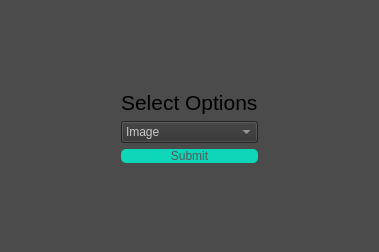
<?xml version="1.0" encoding="UTF-8"?>
<ui version="4.0">
 <class>form_start</class>
 <widget class="QWidget" name="form_start">
  <property name="geometry">
   <rect>
    <x>0</x>
    <y>0</y>
    <width>379</width>
    <height>252</height>
   </rect>
  </property>
  <property name="windowTitle">
   <string>Select Ooption</string>
  </property>
  <property name="styleSheet">
   <string notr="true">QWidget{
background-color: rgb(75, 75, 75);
}
QComboBox{
background-color:rgb(50,50,50);
color:rgb(200,200,200)
}
QTreeView{
background-color:rgb(50,50,50);
border:1px solid rgb(25,25,25);
color:rgb(200,200,200)
}
QListView{
background-color:rgb(50,50,50);
border:1px solid rgb(25,25,25);
color:rgb(200,200,200)
}
QLineEdit{
color:rgb(200,200,200);
border:1px solid rgb(120,120,120);
background:rgb(50,50,50);
}
QPushButton {
  padding: 0px 8px;
  text-align: center;
  text-decoration: none;
  outline: none;
  color: rgb(86,86,86);
  background-color: rgb(14,215,185);
  border: none;
  border-radius: 5px;
}

QPushButton:hover {background-color:  rgb(0,172,142);}

QPushButton:hover:pressed {
  background-color: rgb(30,152,122);
}
QScrollBar:vertical {
	border:0px solid;
    background: rgb(50,50,50);
    width: 30px;
}
QScrollBar:horizontal {
	border:0px solid;
    background: rgb(50,50,50);
    height: 30px;
}
QScrollBar::handle:vertical {
    background: rgb(80,80,80);
	width:10px;
	margin:10px;
	border-radius:5px;
	min-height:30px;
}
QScrollBar::handle:horizontal {
    background: rgb(80,80,80);
	height:10px;
	margin:10px;
	border-radius:5px;
	min-width:30px;
}
QScrollBar::add-page, QScrollBar::sub-page{
background:none;
}
QScrollBar::add-page:vertical{
width:0px;
}
QScrollBar::sub-page:vertical{
width:0px;
}
QScrollBar::add-line:vertical {
width: 0px;
}
QScrollBar::sub-line:vertical {
width: 0px;
}
QScrollBar::add-page:horizontal{
height:0px;
}
QScrollBar::sub-page:horizontal{
height:0px;
}
QScrollBar::add-line:horizontal {
height: 0px;
}
QScrollBar::sub-line:horizontal {
height: 0px;
}
QScrollBar::left-arrow:horizontal, QScrollBar::right-arrow:horizontal {
    width:0px;
 }
QScrollBar::up-arrow:vertical, QScrollBar::down-arrow:vertical{
	height:0px;
}</string>
  </property>
  <layout class="QGridLayout" name="gridLayout">
   <item row="1" column="0">
    <spacer name="horizontalSpacer">
     <property name="orientation">
      <enum>Qt::Horizontal</enum>
     </property>
     <property name="sizeHint" stdset="0">
      <size>
       <width>103</width>
       <height>20</height>
      </size>
     </property>
    </spacer>
   </item>
   <item row="1" column="1" colspan="2">
    <layout class="QVBoxLayout" name="verticalLayout">
     <item>
      <widget class="QLabel" name="label">
       <property name="font">
        <font>
         <pointsize>16</pointsize>
        </font>
       </property>
       <property name="text">
        <string>Select Options</string>
       </property>
      </widget>
     </item>
     <item>
      <widget class="QComboBox" name="cbb_option">
       <item>
        <property name="text">
         <string>Image</string>
        </property>
       </item>
       <item>
        <property name="text">
         <string>Video</string>
        </property>
       </item>
      </widget>
     </item>
     <item>
      <widget class="QPushButton" name="btn_submit">
       <property name="text">
        <string>Submit</string>
       </property>
      </widget>
     </item>
    </layout>
   </item>
   <item row="1" column="3">
    <spacer name="horizontalSpacer_2">
     <property name="orientation">
      <enum>Qt::Horizontal</enum>
     </property>
     <property name="sizeHint" stdset="0">
      <size>
       <width>104</width>
       <height>20</height>
      </size>
     </property>
    </spacer>
   </item>
   <item row="0" column="2">
    <spacer name="verticalSpacer">
     <property name="orientation">
      <enum>Qt::Vertical</enum>
     </property>
     <property name="sizeHint" stdset="0">
      <size>
       <width>20</width>
       <height>74</height>
      </size>
     </property>
    </spacer>
   </item>
   <item row="2" column="2">
    <spacer name="verticalSpacer_2">
     <property name="orientation">
      <enum>Qt::Vertical</enum>
     </property>
     <property name="sizeHint" stdset="0">
      <size>
       <width>20</width>
       <height>73</height>
      </size>
     </property>
    </spacer>
   </item>
  </layout>
 </widget>
 <resources/>
 <connections/>
</ui>
